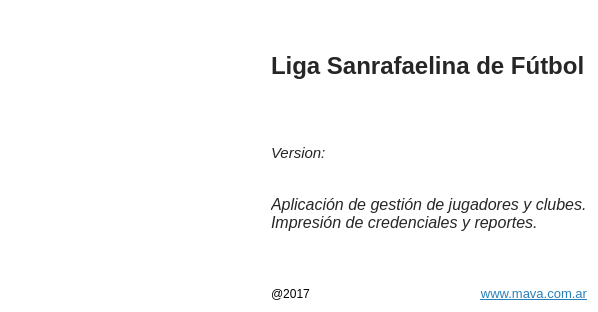
<?xml version="1.0" encoding="UTF-8"?>
<ui version="4.0">
 <class>about_dialog</class>
 <widget class="QDialog" name="about_dialog">
  <property name="windowModality">
   <enum>Qt::ApplicationModal</enum>
  </property>
  <property name="geometry">
   <rect>
    <x>0</x>
    <y>0</y>
    <width>598</width>
    <height>312</height>
   </rect>
  </property>
  <property name="windowTitle">
   <string>Acerca de Liga Sanrafaelina de Fútbol</string>
  </property>
  <property name="styleSheet">
   <string notr="true">background-color: rgb(255, 255, 255);</string>
  </property>
  <property name="modal">
   <bool>true</bool>
  </property>
  <layout class="QHBoxLayout" name="horizontalLayout">
   <item>
    <widget class="QLabel" name="lbl_logo">
     <property name="minimumSize">
      <size>
       <width>250</width>
       <height>250</height>
      </size>
     </property>
     <property name="text">
      <string/>
     </property>
     <property name="pixmap">
      <pixmap resource="resources.qrc">:/images/asserts/icon-200.png</pixmap>
     </property>
     <property name="scaledContents">
      <bool>false</bool>
     </property>
     <property name="alignment">
      <set>Qt::AlignCenter</set>
     </property>
    </widget>
   </item>
   <item>
    <layout class="QVBoxLayout" name="verticalLayout">
     <item>
      <widget class="QLabel" name="lbl_title">
       <property name="sizePolicy">
        <sizepolicy hsizetype="Preferred" vsizetype="Preferred">
         <horstretch>2</horstretch>
         <verstretch>2</verstretch>
        </sizepolicy>
       </property>
       <property name="font">
        <font>
         <pointsize>18</pointsize>
         <weight>75</weight>
         <bold>true</bold>
        </font>
       </property>
       <property name="styleSheet">
        <string notr="true">color: rgb(38, 38, 38);</string>
       </property>
       <property name="text">
        <string>Liga Sanrafaelina de Fútbol</string>
       </property>
       <property name="wordWrap">
        <bool>true</bool>
       </property>
      </widget>
     </item>
     <item>
      <widget class="QLabel" name="lbl_version">
       <property name="sizePolicy">
        <sizepolicy hsizetype="Preferred" vsizetype="Preferred">
         <horstretch>1</horstretch>
         <verstretch>1</verstretch>
        </sizepolicy>
       </property>
       <property name="font">
        <font>
         <pointsize>11</pointsize>
         <italic>true</italic>
        </font>
       </property>
       <property name="styleSheet">
        <string notr="true">color: rgb(38, 38, 38);</string>
       </property>
       <property name="text">
        <string>Version:</string>
       </property>
      </widget>
     </item>
     <item>
      <widget class="QLabel" name="lbl_description">
       <property name="sizePolicy">
        <sizepolicy hsizetype="Preferred" vsizetype="Preferred">
         <horstretch>1</horstretch>
         <verstretch>1</verstretch>
        </sizepolicy>
       </property>
       <property name="font">
        <font>
         <pointsize>12</pointsize>
         <italic>true</italic>
        </font>
       </property>
       <property name="styleSheet">
        <string notr="true">color: rgb(38, 38, 38);</string>
       </property>
       <property name="text">
        <string>Aplicación de gestión de jugadores y clubes. Impresión de credenciales y reportes.</string>
       </property>
       <property name="wordWrap">
        <bool>true</bool>
       </property>
      </widget>
     </item>
     <item>
      <spacer name="verticalSpacer">
       <property name="orientation">
        <enum>Qt::Vertical</enum>
       </property>
       <property name="sizeHint" stdset="0">
        <size>
         <width>20</width>
         <height>40</height>
        </size>
       </property>
      </spacer>
     </item>
     <item>
      <layout class="QHBoxLayout" name="horizontalLayout_2">
       <item>
        <widget class="QLabel" name="lbl_year">
         <property name="text">
          <string>@2017</string>
         </property>
         <property name="margin">
          <number>5</number>
         </property>
        </widget>
       </item>
       <item>
        <widget class="QLabel" name="lbl_logo_brand">
         <property name="text">
          <string/>
         </property>
        </widget>
       </item>
       <item>
        <widget class="QLabel" name="lbl_brand">
         <property name="sizePolicy">
          <sizepolicy hsizetype="Preferred" vsizetype="Preferred">
           <horstretch>1</horstretch>
           <verstretch>2</verstretch>
          </sizepolicy>
         </property>
         <property name="font">
          <font>
           <pointsize>12</pointsize>
           <italic>true</italic>
          </font>
         </property>
         <property name="styleSheet">
          <string notr="true">color: rgb(38, 38, 38);</string>
         </property>
         <property name="frameShadow">
          <enum>QFrame::Plain</enum>
         </property>
         <property name="text">
          <string>&lt;!DOCTYPE HTML PUBLIC &quot;-//W3C//DTD HTML 4.0//EN&quot; &quot;http://www.w3.org/TR/REC-html40/strict.dtd&quot;&gt;
&lt;html&gt;&lt;head&gt;&lt;meta name=&quot;qrichtext&quot; content=&quot;1&quot; /&gt;&lt;style type=&quot;text/css&quot;&gt;
p, li { white-space: pre-wrap; }
&lt;/style&gt;&lt;/head&gt;&lt;body style=&quot; font-family:'Noto Sans'; font-size:12pt; font-weight:400; font-style:italic;&quot;&gt;
&lt;p style=&quot; margin-top:0px; margin-bottom:0px; margin-left:0px; margin-right:0px; -qt-block-indent:0; text-indent:0px;&quot;&gt;&lt;a href=&quot;www.mava.com.ar&quot;&gt;&lt;span style=&quot; font-size:10pt; font-style:normal; text-decoration: underline; color:#2980b9;&quot;&gt;www.mava.com.ar&lt;/span&gt;&lt;/a&gt;&lt;/p&gt;&lt;/body&gt;&lt;/html&gt;</string>
         </property>
         <property name="alignment">
          <set>Qt::AlignRight|Qt::AlignTrailing|Qt::AlignVCenter</set>
         </property>
         <property name="margin">
          <number>5</number>
         </property>
        </widget>
       </item>
      </layout>
     </item>
    </layout>
   </item>
  </layout>
 </widget>
 <resources>
  <include location="resources.qrc"/>
  <include location="resources.qrc"/>
 </resources>
 <connections/>
</ui>
